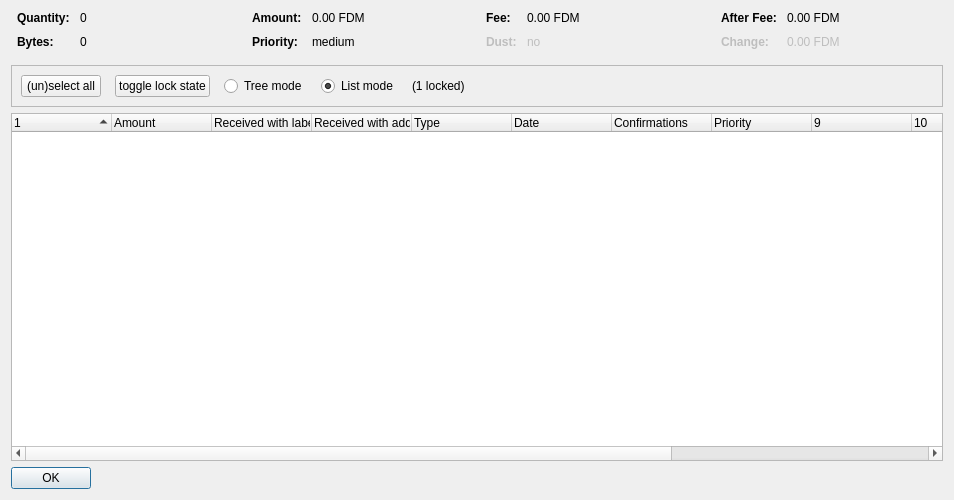
<?xml version="1.0" encoding="UTF-8"?>
<ui version="4.0">
 <class>CoinControlDialog</class>
 <widget class="QDialog" name="CoinControlDialog">
  <property name="geometry">
   <rect>
    <x>0</x>
    <y>0</y>
    <width>954</width>
    <height>500</height>
   </rect>
  </property>
  <property name="windowTitle">
   <string>Coin Selection</string>
  </property>
  <layout class="QVBoxLayout" name="verticalLayout">
   <item>
    <layout class="QHBoxLayout" name="horizontalLayoutTop" stretch="0,0,0,0">
     <property name="topMargin">
      <number>0</number>
     </property>
     <property name="bottomMargin">
      <number>10</number>
     </property>
     <item>
      <layout class="QFormLayout" name="formLayoutCoinControl1">
       <property name="horizontalSpacing">
        <number>10</number>
       </property>
       <property name="verticalSpacing">
        <number>10</number>
       </property>
       <property name="leftMargin">
        <number>6</number>
       </property>
       <property name="rightMargin">
        <number>6</number>
       </property>
       <item row="0" column="0">
        <widget class="QLabel" name="labelCoinControlQuantityText">
         <property name="font">
          <font>
           <weight>75</weight>
           <bold>true</bold>
          </font>
         </property>
         <property name="text">
          <string>Quantity:</string>
         </property>
        </widget>
       </item>
       <item row="0" column="1">
        <widget class="QLabel" name="labelCoinControlQuantity">
         <property name="cursor">
          <cursorShape>IBeamCursor</cursorShape>
         </property>
         <property name="contextMenuPolicy">
          <enum>Qt::ActionsContextMenu</enum>
         </property>
         <property name="text">
          <string notr="true">0</string>
         </property>
         <property name="textInteractionFlags">
          <set>Qt::LinksAccessibleByMouse|Qt::TextSelectableByKeyboard|Qt::TextSelectableByMouse</set>
         </property>
        </widget>
       </item>
       <item row="1" column="0">
        <widget class="QLabel" name="labelCoinControlBytesText">
         <property name="font">
          <font>
           <weight>75</weight>
           <bold>true</bold>
          </font>
         </property>
         <property name="text">
          <string>Bytes:</string>
         </property>
        </widget>
       </item>
       <item row="1" column="1">
        <widget class="QLabel" name="labelCoinControlBytes">
         <property name="cursor">
          <cursorShape>IBeamCursor</cursorShape>
         </property>
         <property name="contextMenuPolicy">
          <enum>Qt::ActionsContextMenu</enum>
         </property>
         <property name="text">
          <string notr="true">0</string>
         </property>
         <property name="textInteractionFlags">
          <set>Qt::LinksAccessibleByMouse|Qt::TextSelectableByKeyboard|Qt::TextSelectableByMouse</set>
         </property>
        </widget>
       </item>
      </layout>
     </item>
     <item>
      <layout class="QFormLayout" name="formLayoutCoinControl2">
       <property name="horizontalSpacing">
        <number>10</number>
       </property>
       <property name="verticalSpacing">
        <number>10</number>
       </property>
       <property name="leftMargin">
        <number>6</number>
       </property>
       <property name="rightMargin">
        <number>6</number>
       </property>
       <item row="0" column="0">
        <widget class="QLabel" name="labelCoinControlAmountText">
         <property name="font">
          <font>
           <weight>75</weight>
           <bold>true</bold>
          </font>
         </property>
         <property name="text">
          <string>Amount:</string>
         </property>
        </widget>
       </item>
       <item row="0" column="1">
        <widget class="QLabel" name="labelCoinControlAmount">
         <property name="cursor">
          <cursorShape>IBeamCursor</cursorShape>
         </property>
         <property name="contextMenuPolicy">
          <enum>Qt::ActionsContextMenu</enum>
         </property>
         <property name="text">
          <string notr="true">0.00 FDM</string>
         </property>
         <property name="textInteractionFlags">
          <set>Qt::LinksAccessibleByMouse|Qt::TextSelectableByKeyboard|Qt::TextSelectableByMouse</set>
         </property>
        </widget>
       </item>
       <item row="1" column="0">
        <widget class="QLabel" name="labelCoinControlPriorityText">
         <property name="font">
          <font>
           <weight>75</weight>
           <bold>true</bold>
          </font>
         </property>
         <property name="text">
          <string>Priority:</string>
         </property>
        </widget>
       </item>
       <item row="1" column="1">
        <widget class="QLabel" name="labelCoinControlPriority">
         <property name="cursor">
          <cursorShape>IBeamCursor</cursorShape>
         </property>
         <property name="contextMenuPolicy">
          <enum>Qt::ActionsContextMenu</enum>
         </property>
         <property name="text">
          <string>medium</string>
         </property>
         <property name="textInteractionFlags">
          <set>Qt::LinksAccessibleByMouse|Qt::TextSelectableByKeyboard|Qt::TextSelectableByMouse</set>
         </property>
        </widget>
       </item>
      </layout>
     </item>
     <item>
      <layout class="QFormLayout" name="formLayoutCoinControl3">
       <property name="horizontalSpacing">
        <number>10</number>
       </property>
       <property name="verticalSpacing">
        <number>10</number>
       </property>
       <property name="leftMargin">
        <number>6</number>
       </property>
       <property name="rightMargin">
        <number>6</number>
       </property>
       <item row="0" column="0">
        <widget class="QLabel" name="labelCoinControlFeeText">
         <property name="font">
          <font>
           <weight>75</weight>
           <bold>true</bold>
          </font>
         </property>
         <property name="text">
          <string>Fee:</string>
         </property>
        </widget>
       </item>
       <item row="0" column="1">
        <widget class="QLabel" name="labelCoinControlFee">
         <property name="cursor">
          <cursorShape>IBeamCursor</cursorShape>
         </property>
         <property name="contextMenuPolicy">
          <enum>Qt::ActionsContextMenu</enum>
         </property>
         <property name="text">
          <string notr="true">0.00 FDM</string>
         </property>
         <property name="textInteractionFlags">
          <set>Qt::LinksAccessibleByMouse|Qt::TextSelectableByKeyboard|Qt::TextSelectableByMouse</set>
         </property>
        </widget>
       </item>
       <item row="1" column="0">
        <widget class="QLabel" name="labelCoinControlLowOutputText">
         <property name="enabled">
          <bool>false</bool>
         </property>
         <property name="font">
          <font>
           <weight>75</weight>
           <bold>true</bold>
          </font>
         </property>
         <property name="text">
          <string>Dust:</string>
         </property>
        </widget>
       </item>
       <item row="1" column="1">
        <widget class="QLabel" name="labelCoinControlLowOutput">
         <property name="enabled">
          <bool>false</bool>
         </property>
         <property name="cursor">
          <cursorShape>IBeamCursor</cursorShape>
         </property>
         <property name="contextMenuPolicy">
          <enum>Qt::ActionsContextMenu</enum>
         </property>
         <property name="text">
          <string>no</string>
         </property>
         <property name="textInteractionFlags">
          <set>Qt::LinksAccessibleByMouse|Qt::TextSelectableByKeyboard|Qt::TextSelectableByMouse</set>
         </property>
        </widget>
       </item>
      </layout>
     </item>
     <item>
      <layout class="QFormLayout" name="formLayoutCoinControl4">
       <property name="horizontalSpacing">
        <number>10</number>
       </property>
       <property name="verticalSpacing">
        <number>10</number>
       </property>
       <property name="leftMargin">
        <number>6</number>
       </property>
       <property name="rightMargin">
        <number>6</number>
       </property>
       <item row="0" column="0">
        <widget class="QLabel" name="labelCoinControlAfterFeeText">
         <property name="font">
          <font>
           <weight>75</weight>
           <bold>true</bold>
          </font>
         </property>
         <property name="text">
          <string>After Fee:</string>
         </property>
        </widget>
       </item>
       <item row="0" column="1">
        <widget class="QLabel" name="labelCoinControlAfterFee">
         <property name="cursor">
          <cursorShape>IBeamCursor</cursorShape>
         </property>
         <property name="contextMenuPolicy">
          <enum>Qt::ActionsContextMenu</enum>
         </property>
         <property name="text">
          <string notr="true">0.00 FDM</string>
         </property>
         <property name="textInteractionFlags">
          <set>Qt::LinksAccessibleByMouse|Qt::TextSelectableByKeyboard|Qt::TextSelectableByMouse</set>
         </property>
        </widget>
       </item>
       <item row="1" column="0">
        <widget class="QLabel" name="labelCoinControlChangeText">
         <property name="enabled">
          <bool>false</bool>
         </property>
         <property name="font">
          <font>
           <weight>75</weight>
           <bold>true</bold>
          </font>
         </property>
         <property name="text">
          <string>Change:</string>
         </property>
        </widget>
       </item>
       <item row="1" column="1">
        <widget class="QLabel" name="labelCoinControlChange">
         <property name="enabled">
          <bool>false</bool>
         </property>
         <property name="cursor">
          <cursorShape>IBeamCursor</cursorShape>
         </property>
         <property name="contextMenuPolicy">
          <enum>Qt::ActionsContextMenu</enum>
         </property>
         <property name="text">
          <string notr="true">0.00 FDM</string>
         </property>
         <property name="textInteractionFlags">
          <set>Qt::LinksAccessibleByMouse|Qt::TextSelectableByKeyboard|Qt::TextSelectableByMouse</set>
         </property>
        </widget>
       </item>
      </layout>
     </item>
    </layout>
   </item>
   <item>
    <widget class="QFrame" name="frame">
     <property name="minimumSize">
      <size>
       <width>0</width>
       <height>40</height>
      </size>
     </property>
     <property name="frameShape">
      <enum>QFrame::StyledPanel</enum>
     </property>
     <property name="frameShadow">
      <enum>QFrame::Sunken</enum>
     </property>
     <layout class="QHBoxLayout" name="horizontalLayout">
      <item>
       <layout class="QHBoxLayout" name="horizontalLayoutPanel" stretch="0,0,0,0,0,0">
        <property name="spacing">
         <number>14</number>
        </property>
        <item>
         <widget class="QPushButton" name="pushButtonSelectAll">
          <property name="sizePolicy">
           <sizepolicy hsizetype="Maximum" vsizetype="Fixed">
            <horstretch>0</horstretch>
            <verstretch>0</verstretch>
           </sizepolicy>
          </property>
          <property name="text">
           <string>(un)select all</string>
          </property>
          <property name="autoDefault">
           <bool>false</bool>
          </property>
         </widget>
        </item>
        <item>
         <widget class="QPushButton" name="pushButtonToggleLock">
          <property name="sizePolicy">
           <sizepolicy hsizetype="Maximum" vsizetype="Fixed">
            <horstretch>0</horstretch>
            <verstretch>0</verstretch>
           </sizepolicy>
          </property>
          <property name="text">
           <string>toggle lock state</string>
          </property>
          <property name="autoDefault">
           <bool>false</bool>
          </property>
         </widget>
        </item>
        <item>
         <widget class="QRadioButton" name="radioTreeMode">
          <property name="sizePolicy">
           <sizepolicy hsizetype="Maximum" vsizetype="Fixed">
            <horstretch>0</horstretch>
            <verstretch>0</verstretch>
           </sizepolicy>
          </property>
          <property name="text">
           <string>Tree mode</string>
          </property>
         </widget>
        </item>
        <item>
         <widget class="QRadioButton" name="radioListMode">
          <property name="sizePolicy">
           <sizepolicy hsizetype="Maximum" vsizetype="Fixed">
            <horstretch>0</horstretch>
            <verstretch>0</verstretch>
           </sizepolicy>
          </property>
          <property name="text">
           <string>List mode</string>
          </property>
          <property name="checked">
           <bool>true</bool>
          </property>
         </widget>
        </item>
        <item>
         <widget class="QLabel" name="labelLocked">
          <property name="text">
           <string>(1 locked)</string>
          </property>
         </widget>
        </item>
        <item>
         <spacer name="horizontalSpacer">
          <property name="orientation">
           <enum>Qt::Horizontal</enum>
          </property>
          <property name="sizeHint" stdset="0">
           <size>
            <width>40</width>
            <height>20</height>
           </size>
          </property>
         </spacer>
        </item>
       </layout>
      </item>
     </layout>
    </widget>
   </item>
   <item>
    <widget class="CoinControlTreeWidget" name="treeWidget">
     <property name="contextMenuPolicy">
      <enum>Qt::CustomContextMenu</enum>
     </property>
     <property name="sortingEnabled">
      <bool>false</bool>
     </property>
     <property name="columnCount">
      <number>13</number>
     </property>
     <attribute name="headerShowSortIndicator" stdset="0">
      <bool>true</bool>
     </attribute>
     <attribute name="headerStretchLastSection">
      <bool>false</bool>
     </attribute>
     <column>
      <property name="text">
       <string/>
      </property>
     </column>
     <column>
      <property name="text">
       <string>Amount</string>
      </property>
     </column>
     <column>
      <property name="text">
       <string>Received with label</string>
      </property>
     </column>
     <column>
      <property name="text">
       <string>Received with address</string>
      </property>
     </column>
     <column>
      <property name="text">
	<string>Type</string>
      </property>
     </column>
     <column>
      <property name="text">	 
       <string>Date</string>
      </property>
     </column>
     <column>
      <property name="text">
       <string>Confirmations</string>
      </property>
      <property name="toolTip">
       <string>Confirmed</string>
      </property>
     </column>
     <column>
      <property name="text">
       <string>Priority</string>
      </property>
     </column>
     <column>
      <property name="text">
       <string/>
      </property>
     </column>
     <column>
      <property name="text">
       <string/>
      </property>
     </column>
     <column>
      <property name="text">
       <string/>
      </property>
     </column>
     <column>
      <property name="text">
       <string/>
      </property>
     </column>
     <column>
      <property name="text">
       <string/>
      </property>
     </column>
    </widget>
   </item>
   <item>
    <widget class="QDialogButtonBox" name="buttonBox">
     <property name="sizePolicy">
      <sizepolicy hsizetype="Maximum" vsizetype="Fixed">
       <horstretch>0</horstretch>
       <verstretch>0</verstretch>
      </sizepolicy>
     </property>
     <property name="orientation">
      <enum>Qt::Horizontal</enum>
     </property>
     <property name="standardButtons">
      <set>QDialogButtonBox::Ok</set>
     </property>
    </widget>
   </item>
  </layout>
 </widget>
 <customwidgets>
  <customwidget>
   <class>CoinControlTreeWidget</class>
   <extends>QTreeWidget</extends>
   <header>coincontroltreewidget.h</header>
  </customwidget>
 </customwidgets>
 <resources/>
 <connections/>
</ui>
